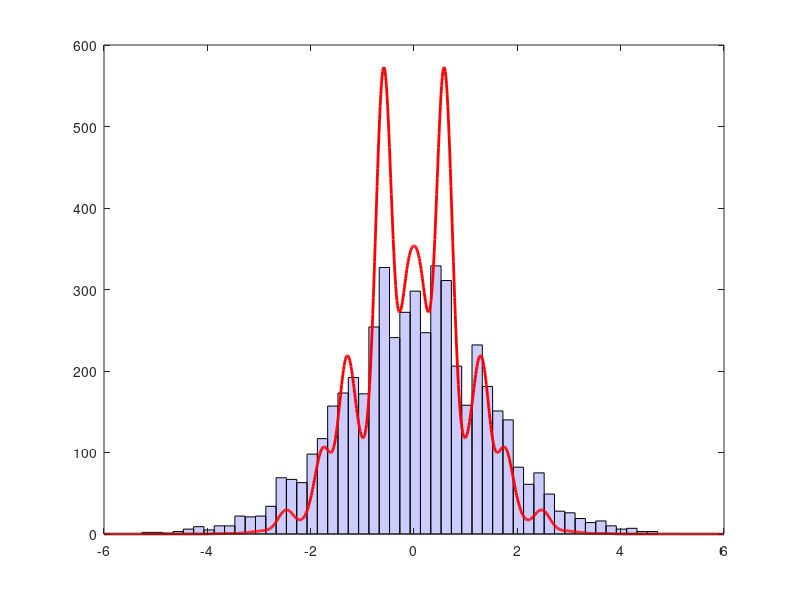

MATLAB code for this plot:

%% Plot samples from slice samples
close all;

f = @(x) exp( -x.^2/2).*(1+(sin(3*x)).^2).*(1+(cos(5*x).^2));        
x = -5:0.01:5;
true = load('true.csv');
samples = load('samples.csv');
area = quad(f,-5,5);

[binheight,bincenter] = hist(samples(2000:end),50);
h = bar(bincenter,binheight,'hist');
set(h,'facecolor',[0.8 .8 1]);
hold on

hold on
xd = get(gca,'XLim');
xgrid = linspace(xd(1),xd(2),1000);
binwidth = (bincenter(2)-bincenter(1));
y = (5000*binwidth/area) * f(xgrid);
plot(xgrid,y,'r','LineWidth',2)
hold off

print -dpdf 'histogram.pdf'